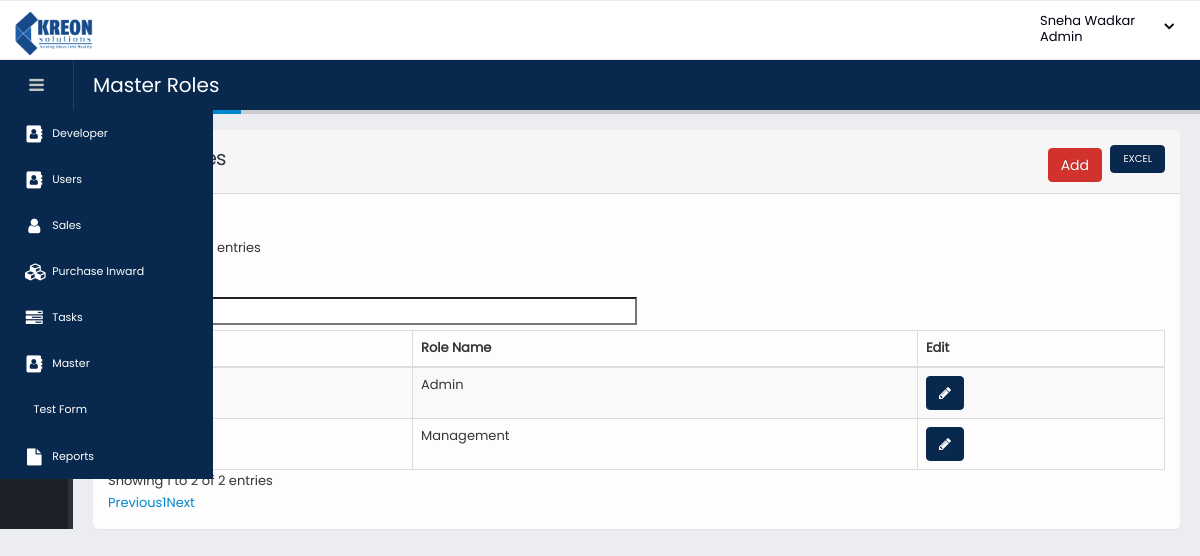
The app's page /roles.php (signed in) with its own data.
### tables this page shows
CREATE TABLE `users` (
  `ID` int(11) NOT NULL,
  `Username` varchar(500) NOT NULL,
  `Name` varchar(500) NOT NULL,
  `Password` varchar(500) NOT NULL,
  `Role` int(11) NOT NULL,
  `RememberMe` varchar(1000) DEFAULT NULL,
  `LastLoginAt` timestamp NULL DEFAULT NULL,
  `CreatedAt` timestamp NOT NULL DEFAULT CURRENT_TIMESTAMP ON UPDATE CURRENT_TIMESTAMP,
  `CreatedBy` int(11) NOT NULL
);

CREATE TABLE `pageroleaccess` (
  `ID` int(11) NOT NULL,
  `RoleID` int(11) NOT NULL,
  `PageAccessID` int(11) NOT NULL,
  `AddBtn` tinyint(1) NOT NULL DEFAULT '0',
  `EditBtn` tinyint(1) NOT NULL DEFAULT '0',
  `ListView` tinyint(1) NOT NULL DEFAULT '0',
  `OtherBtn` tinyint(1) NOT NULL DEFAULT '0',
  `DeleteBtn` tinyint(1) NOT NULL DEFAULT '0'
);

CREATE TABLE `kpageaccess` (
  `ID` int(11) NOT NULL,
  `parentMenu` int(11) NOT NULL COMMENT 'if the parent is a number then it will be considered as child. If parent = 0 then normal, ifparent = -1 then PARENT.',
  `displayname` varchar(200) NOT NULL,
  `filename` varchar(200) NOT NULL,
  `FormId` int(11) NOT NULL,
  `FaIcon` varchar(200) NOT NULL,
  `PageOrder` int(11) NOT NULL,
  `AddBtn` tinyint(1) NOT NULL,
  `EditBtn` tinyint(1) NOT NULL,
  `ListView` tinyint(1) NOT NULL,
  `DeleteBtn` tinyint(1) NOT NULL,
  `OtherBtn` tinyint(1) NOT NULL,
  `CreatedAt` timestamp NOT NULL DEFAULT CURRENT_TIMESTAMP,
  `CreatedBy` int(11) NOT NULL,
  `UpdatedAt` timestamp NOT NULL DEFAULT CURRENT_TIMESTAMP ON UPDATE CURRENT_TIMESTAMP,
  `UpdatedBy` int(11) NOT NULL,
  `isArchived` int(11) NOT NULL
);

CREATE TABLE `pagerolemaster` (
  `RoleId` int(11) NOT NULL,
  `Label` varchar(200) NOT NULL,
  `isArchived` int(11) NOT NULL,
  `CreatedAt` timestamp NOT NULL DEFAULT CURRENT_TIMESTAMP,
  `CreatedBy` int(11) NOT NULL,
  `UpdatedAt` timestamp NOT NULL DEFAULT CURRENT_TIMESTAMP ON UPDATE CURRENT_TIMESTAMP,
  `UpdatedBy` int(11) NOT NULL
);

### dbClassMySQL.php (called while the page is built, shortened)
<?php
class db extends mysqli {
	private static $instance = null;
	public static function getInstance() {
		if (!self::$instance instanceof self) {
			self::$instance = new self;
		}
		return self::$instance;
	}
	public function db_select($query) {
		$output = array();
		$output['result_set'] = array();
		$output['error'] = "1";
		$output['error_statement'] = "";
		if ($result = $this->query($query)) {
			$output['error'] = "0";
			$output['num_rows'] = $result->num_rows;
			while($row = $result->fetch_assoc()){
				$output['result_set'][] = $row;
			}
		} else {
			$output['error_statement'] = "Error: " . $this->error;
		}
		return $output;
	}
}
?>

### roles.php (the view, shortened to what this page needs)
<?php
$k_page_title ='Master Roles';
include 'k_files/k_header.php';
$k_table_title = "Master Roles";
    $k_table_headings = '<tr>
								<th>Sr No.</th>
	                            <th>Role Name</th>
	                            <th>Edit</th>
						</tr>';
	$sql="SELECT * FROM `pagerolemaster`";
	$result = db::getInstance()->db_select($sql);
	$k_table_body = "";
	for($i = 0; $i < $result['num_rows']; $i++){
		    $name= $result['result_set'][$i]['Label'];
			$srno = $i + 1;
	        $k_table_body .= '<tr>
								<td class="action">'.$srno.'</td>
								 <td>'.$name.'</td>
								 <td><form name="form" action="/page-role-access.php" method="POST">
        							<input type="hidden" name="editID" value="'.$result['result_set'][$i]['RoleId'].'">
        							<button class="btn btn-primary bizbtn" style="font-size;10px;" type="submit" data-toggle="tooltip" data-placement="bottom" title="" data-original-title="edit"><i class="fa fa-pencil"></i></button>
        						 </form></td>
							</tr>';
            }
	$k_table_title .= '<a href="page-role-access.php" style="float: right;margin-right:60px;"><input type="submit" value="Add" class="btn btn-danger" /></a>';
	include "k_files/k_table.php";
	include "k_files/k_footer.php";
?>

### k_files/k_header.php (shortened to what this page needs)
<?php
$user_access = isset($user_access) ? $user_access : 1;
if($user_access){
	if(isset($_SESSION['user_id']) && strlen($_SESSION['user_id'])>0){
		$uid = $_SESSION['user_id'];
		$sql = "SELECT ID as uid, name,pagerolemaster.Label as Role,users.Role as RoleID FROM users LEFT JOIN pagerolemaster on users.Role= pagerolemaster.RoleId WHERE ID='".$uid."' ";
		$result = db::getInstance()->db_select($sql);
		for($i = 0; $i < $result['num_rows']; $i++){
			$name = $result['result_set'][$i]['name'];
			$RoleID = $result['result_set'][$i]['RoleID'];
			if($i == 0) break;
		}
	}
}
$menubar="";
    $sqlmenu  = "SELECT a.*,b.displayname,b.filename,b.FaIcon,b.PageOrder,b.parentMenu FROM pageroleaccess a
                LEFT JOIN kpageaccess b on a.PageAccessID = b.ID WHERE a.RoleID='".$RoleID."' ORDER BY b.PageOrder ASC";
	$result = db::getInstance()->db_select($sqlmenu);
		$menubar .= '<ul class="nav nav-main"> ';
		for($i = 0; $i < $result['num_rows']; $i++){
			$pageaccessid = $result['result_set'][$i]['PageAccessID'];
			$displayname = $result['result_set'][$i]['displayname'];
			$filename = $result['result_set'][$i]['filename'];
			$parentMenu = $result['result_set'][$i]['parentMenu'];
			$FaIcon = $result['result_set'][$i]['FaIcon'];
			if($parentMenu == 0) {
				if($result['result_set'][$i]['AddBtn'] !=0 || $result['result_set'][$i]['ListView'] !=0 || $result['result_set'][$i]['EditBtn'] !=0){
					$sqlmenu1  = "SELECT * FROM kpageaccess  WHERE parentMenu='".$pageaccessid."' ORDER BY PageOrder ASC;";
					$result1 = db::getInstance()->db_select($sqlmenu1);
					if($result1['num_rows'] > 0){
						$menubar .= '<li class="nav-parent"><a><i class="fa fa-address-book" aria-hidden="true"></i>'.$displayname.'</a> ';
							$menubar .= '<ul class="nav nav-children"> ';
								for($j = 0; $j < $result1['num_rows']; $j++){
									$subpageaccessid = $result1['result_set'][$j]['ID'];
									$submenufilename = $result1['result_set'][$j]['filename'];
									$submenuFaIcon = $result1['result_set'][$j]['FaIcon'];
									$submenudisplayname = $result1['result_set'][$j]['displayname'];
									$sqlmenu2  = "SELECT * FROM kpageaccess  WHERE parentMenu='".$subpageaccessid."' ORDER BY PageOrder ASC;";
									$result2 = db::getInstance()->db_select($sqlmenu2);
									if($result2['num_rows'] > 0){
										$menubar .= '<li class="nav-parent"><a><i class="fa fa-address-book" aria-hidden="true"></i>'.$submenudisplayname.'</a> ';
											$menubar .= '<ul class="nav nav-children"> ';
											for($k = 0; $k < $result2['num_rows']; $k++){
												$subchildmenufilename = $result2['result_set'][$k]['filename'];
												$subchildmenuFaIcon = $result2['result_set'][$k]['FaIcon'];
												$subchildmenudisplayname = $result2['result_set'][$k]['displayname'];
												$menubar .= '<li><a href="'.$subchildmenufilename.'"><i class="'.$subchildmenuFaIcon.'" aria-hidden="true"></i>'.$subchildmenudisplayname.'</a></li>';
											}
											$menubar .= '</ul> ';
										$menubar .= '</li> ';
									}else{
										$menubar .= '<li><a href="'.$submenufilename.'"><i class="'.$submenuFaIcon.'" aria-hidden="true"></i>'.$submenudisplayname.'</a></li>';
									}
								}
							$menubar .= '</ul> ';
						$menubar .= '</li> ';
					}else{
						$menubar .= '<li><a href="'.$filename.'"><i class="'.$FaIcon.'" aria-hidden="true"></i>'.$displayname.'</a></li>';
					}
				}
			}
			elseif($parentMenu == -1) {
			    $menubar .='';
			}
		}
$loggeduser = isset($first_name) ? $first_name : "Admin";
?>
<!doctype html>
<html class="fixed sidebar-left-collapsed sidebar-left-xs" >
	<head><meta http-equiv="Content-Type" content="text/html; charset=utf-8">
		<link rel="stylesheet" href="assets/vendor/bootstrap/css/bootstrap.css" />
		<link rel="stylesheet" href="assets/vendor/font-awesome/css/font-awesome.css" />
		<link rel="stylesheet" href="assets/vendor/magnific-popup/magnific-popup.css" />
		<link rel="stylesheet" href="assets/vendor/bootstrap-datepicker/css/bootstrap-datepicker3.css" />
		<link rel="stylesheet" href="assets/vendor/select2/css/select2.css" />
		<link rel="stylesheet" href="assets/vendor/jquery-ui/jquery-ui.css" />
		<link rel="stylesheet" href="assets/vendor/jquery-ui/jquery-ui.theme.css" />
		<link rel="stylesheet" href="assets/vendor/dropzone/basic.css" />
		<link rel="stylesheet" href="assets/vendor/dropzone/dropzone.css" />
		<link rel="stylesheet" href="assets/vendor/bootstrap-multiselect/bootstrap-multiselect.css" />
		<link rel="stylesheet" href="assets/vendor/morris.js/morris.css" />
		<link rel="stylesheet" href="assets/vendor/select2-bootstrap-theme/select2-bootstrap.min.css" />
		<link rel="stylesheet" href="assets/stylesheets/theme.css" />
		<link rel="stylesheet" href="assets/stylesheets/skins/default.css" />
		<link rel="stylesheet" href="assets/stylesheets/theme-custom.css">
	</head>
	<body>
		<section class="body">
			<header class="header">
				<div class="logo-container">
					<a href="#" class="logo">
						<img src="assets/images/kreon-logo.png" height="45" alt="Porto Admin" />
					</a>
					<div id="userbox" class="userbox">
						<a href="#" data-toggle="dropdown">
							<div class="profile-info" data-lock-name="" data-lock-email="">
								<span style="white-space: nowrap;overflow: hidden;text-overflow: ellipsis;max-width: 170px;" class="name"><?php echo $name.'<br> '.$loggeduser; ?></span>
							</div>
							<i class="fa custom-caret"></i>
						</a>
					</div>
				</div>
			</header>
			<div class="inner-wrapper">
				<aside id="sidebar-left" class="sidebar-left">
					<div class="sidebar-header">
						<div class="sidebar-toggle hidden-xs" data-toggle-class="sidebar-left-collapsed" data-target="html" data-fire-event="sidebar-left-toggle">
							<i class="fa fa-bars" aria-label="Toggle sidebar"></i>
						</div>
					</div>
					<div class="nano">
						<div class="nano-content">
							<nav id="menu" class="nav-main" role="navigation">
								<?php echo $menubar; ?>
							</nav>
						</div>
					</div>
				</aside>
				<section role="main" class="content-body">
					<header class="page-header">
						<h2><?php echo isset($k_page_title)?$k_page_title : "No Title"; ?></h2>
					</header>

### assets/stylesheets/skins/default.css (style rules this page uses)
a, .btn-link { color: #0088cc; }
body .btn-primary { color: #ffffff; text-shadow: 0 -1px 0 rgba(0, 0, 0, 0.25); background-color: #0088cc; border-color: #0088cc; }
body .btn-danger { color: #ffffff; text-shadow: 0 -1px 0 rgba(0, 0, 0, 0.25); background-color: #d2322d; border-color: #d2322d; }
.page-header h2 { border-bottom-color: #0088cc; }

### k_files/k_header.php (style rules this page uses)
body { font-family: PoppinsR; color: #353535; }
body .btn-primary { background-color: #09284e; border-color: #09284e; }
@media (min-width: 768px) { .userbox { float: right; } }
@media (min-width: 768px) { .content-body { padding: 20px; } }
.userbox { margin-right: 26px; margin-top: 12px; }
.nano-content { right:9px !important; }
html.sidebar-left-xs .sidebar-left ul.nav-main li i { font-size: 1.7rem; }
.header { border-top: 1px solid #EDEDED; }
ul.nav-main li a { color: #ffffff; }
ul.nav-main > li { background-color: #09284e; }
.page-header { background: #09284e; }
.sidebar-left .sidebar-header .sidebar-toggle { background: #09284e !important; }
.nano-content { width:218px; }

### records on screen
users: Name "Sneha Wadkar"
pageroleaccess: kpageaccess.displayname "Developer"
pageroleaccess: kpageaccess.displayname "Users"
pageroleaccess: kpageaccess.displayname "Sales"
pageroleaccess: kpageaccess.displayname "Purchase Inward"
pageroleaccess: kpageaccess.displayname "Tasks"
pageroleaccess: kpageaccess.displayname "Master"
pageroleaccess: kpageaccess.displayname "Test Form"
pageroleaccess: kpageaccess.displayname "Reports"
pagerolemaster: Label "Admin"
pagerolemaster: Label "Management"

### other values on screen
$loggeduser "Admin"
$k_page_title "Master Roles"
